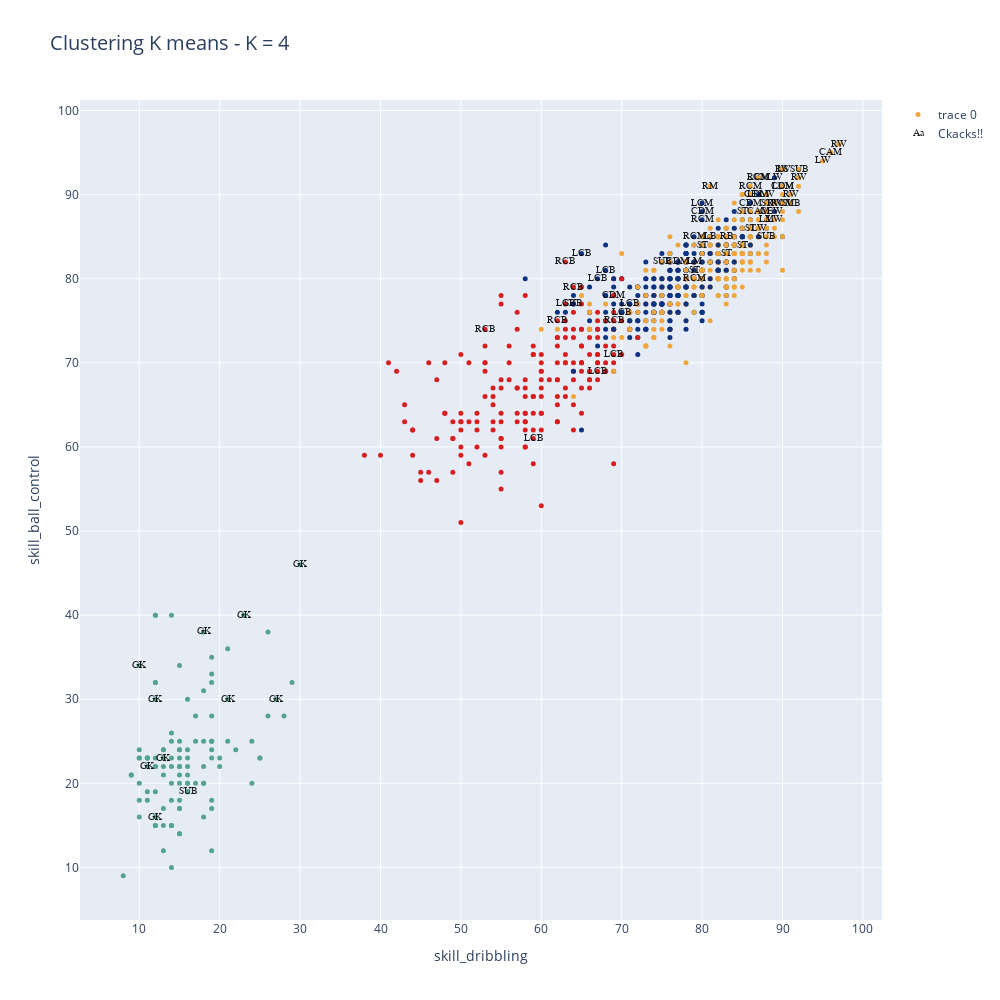

Here is the notebook cell this chart was saved with:
### Markdown cell above
**Graficamos el resultado kmedias con la cantidad de clases elegida: Visualizamos de a dos variables por vez**

### Code cell
data=[]
bool_crack=df_n["overall"] > 85
bool_no_crack=df_n["overall"]<86


#Eligo dos números entre 0 y  de n_skills-1
skill_1=skills_ratings[skills_ratings.index('skill_dribbling')]
skill_2=skills_ratings[skills_ratings.index('skill_ball_control')]

'''
'attacking_crossing', 'attacking_finishing', 'attacking_heading_accuracy',
                  'passing', 'attacking_short_passing', 'attacking_volleys', 'dribbling',
                  'skill_dribbling', 'skill_curve', 'skill_fk_accuracy',
                  'skill_ball_control', 'movement_acceleration',
                  'movement_sprint_speed', 'movement_agility', 'movement_reactions',
                  'movement_balance', 'power_shot_power', 'power_jumping', 'power_stamina',
                  'power_strength', 'power_long_shots', 'mentality_aggression',
                  'mentality_interceptions', 'mentality_positioning', 'mentality_vision',
                  'mentality_penalties',  'mentality_composure', 'defending_marking',
                  'defending_standing_tackle', 'defending_sliding_tackle',
                  'goalkeeping_diving', 
                  'goalkeeping_handling', 'goalkeeping_kicking',
                  'goalkeeping_positioning', 'goalkeeping_reflexes',]
print(len(skills_ratings), 'variables numéricas de desempeño según habilidad'
'''

kmean_clusters = go.Scatter(x=df_skills[skill_1], y=df_skills[skill_2],
                            mode='markers',
                            text=df_n.loc[:,'team_position'],
                            marker=dict(
                                size=5,
                                color = clusters.astype(np.float), #set color equal to a variable
                                colorscale='Portland',
                                showscale=False)
                           )

crack =go.Scatter(x=df_skills.loc[bool_crack,skill_1], y=df_skills.loc[bool_crack,skill_2],name='Ckacks!!',
                      text=df_n.loc[bool_crack,'team_position'],
                      textfont=dict(family='sans serif',size=10,color='black'),
                      opacity=0.9,mode='text')

data=[kmean_clusters,crack]

layout = go.Layout(title="Clustering K means - K = {} ".format(n_clust),titlefont=dict(size=20),
                xaxis=dict(title=skill_1),
                yaxis=dict(title=skill_2),
                autosize=False, width=1000,height=1000)

fig = go.Figure(data=data, layout=layout)

iplot(fig)

### Figure 1 — Plotly figure (JSON) as saved in the notebook; plotly's stock layout.template omitted (floating-point values rounded to 4 significant figures; data arrays with more than 128 entries replaced by an {"elided": "..."} marker saying what was removed)
{"data": [{"marker": {"color": {"elided": "1001 int values"}, "colorscale": [[0, "rgb(12,51,131)"], [0.25, "rgb(10,136,186)"], [0.5, "rgb(242,211,56)"], [0.75, "rgb(242,143,56)"], [1, "rgb(217,30,30)"]], "showscale": false, "size": 5}, "mode": "markers", "text": {"elided": "1001 str values"}, "type": "scatter", "x": {"elided": "1001 int values"}, "y": {"elided": "1001 int values"}}, {"mode": "text", "name": "Ckacks!!", "opacity": 0.9, "text": ["RW", "LW", "CAM", "GK", "LW", "RCM", "GK", "LCB", "RCM", "RW", "RW", "LCB", "ST", "GK", "GK", "RCM", "LCB", "ST", "LCB", "ST", "ST", "CDM", "LW", "RW", "LDM", "GK", "LW", "RM", "GK", "RCB", "GK", "GK", "GK", "LCM", "ST", "RCB", "LCM", "CAM", "LM", "LW", "LCB", "RW", "CDM", "LM", "CDM", "LCB", "CF", "LCB", "SUB", "LCB", "RCB", "LB", "CDM", "SUB", "LS", "SUB", "RCB", "LCB", "RCM", "SUB", "GK", "RB", "SUB", "CF", "RCM", "CDM", "LW", "RCB", "LCM", "RCM", "SUB", "ST", "ST"], "textfont": {"color": "black", "family": "sans serif", "size": 10}, "type": "scatter", "x": [97, 89, 96, 12, 95, 86, 21, 70, 87, 89, 91, 69, 80, 27, 18, 79, 59, 88, 65, 85, 85, 80, 88, 90, 87, 23, 89, 81, 13, 63, 12, 30, 10, 87, 79, 53, 80, 87, 79, 89, 63, 92, 69, 88, 77, 67, 86, 71, 91, 68, 62, 81, 90, 16, 90, 88, 64, 67, 90, 64, 11, 83, 92, 88, 80, 86, 87, 69, 90, 79, 75, 83, 86], "y": [96, 92, 95, 30, 94, 91, 30, 76, 92, 89, 90, 71, 84, 30, 38, 80, 61, 89, 83, 84, 88, 88, 90, 93, 90, 40, 88, 91, 23, 82, 16, 46, 34, 92, 81, 74, 89, 88, 82, 87, 77, 92, 78, 87, 82, 80, 90, 77, 89, 81, 75, 85, 91, 19, 93, 85, 79, 69, 89, 77, 22, 85, 93, 88, 87, 89, 86, 75, 91, 85, 82, 83, 86]}], "layout": {"autosize": false, "height": 1000, "title": {"font": {"size": 20}, "text": "Clustering K means - K = 4 "}, "width": 1000, "xaxis": {"title": {"text": "skill_dribbling"}}, "yaxis": {"title": {"text": "skill_ball_control"}}}}
